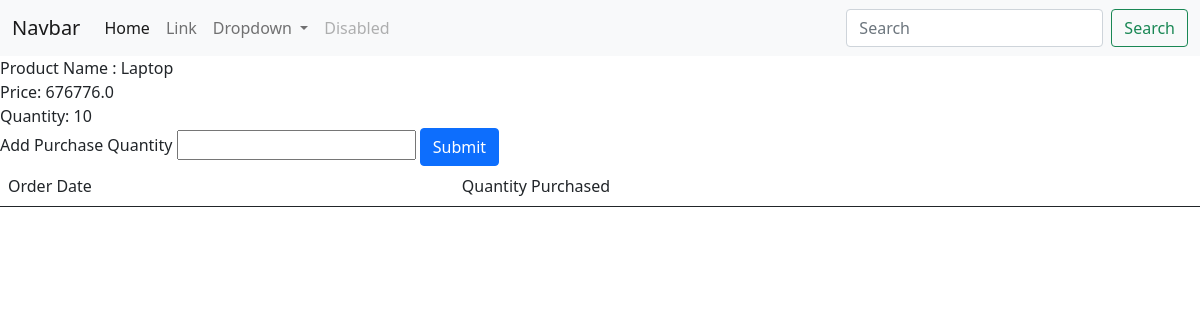
The page /add/order/?id=1 on the database as committed earlier.
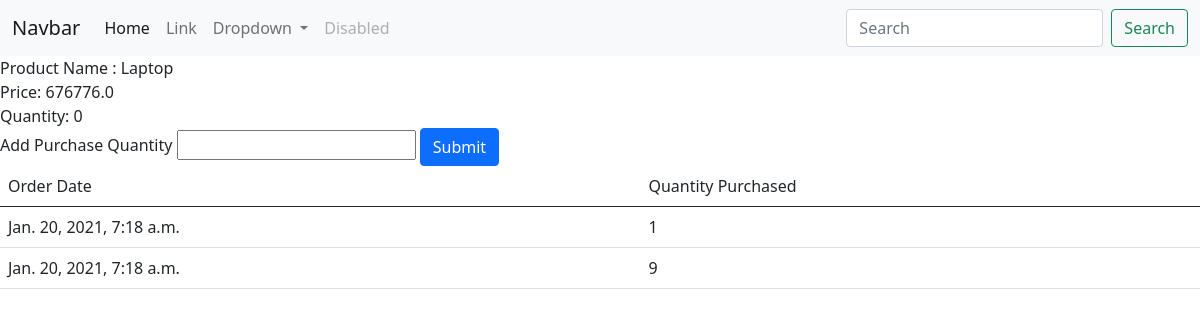
The same page on the database as committed later.
### app/models.py (models this page shows)
class Product(models.Model):
	product_name = models.CharField(max_length=100)
	price = models.FloatField()
	quantity = models.IntegerField()

class Order(models.Model):
	product = models.ForeignKey(Product,null=True,on_delete = models.SET_NULL,related_name ='product_related') #models.CASCADE , models.SET_NULL
	order_date = models.DateTimeField(auto_now = True)
	quantity_purchased = models.IntegerField()

### app/views.py (the view)
# urls.py: path('add/order/',views.add_order_view,name='add_order_view'),
def add_order_view(request):
	if request.method=='POST':
		prod_id = request.POST.get('prod_id')
		purchase_quant = int(request.POST.get('purchase_quant'))
		prod = Product.objects.filter(id=prod_id)
		if prod:
			avail_quant = prod[0].quantity-purchase_quant
			prod.update(quantity=avail_quant)
			Order.objects.create(
				product=prod[0],
				quantity_purchased = purchase_quant)
			return redirect('all_product_view')
	else:
		product_id = request.GET.get('id')
		product = Product.objects.filter(id=product_id)
		print(product)
		if product:
			return render(request,'add_order.html',{'product':product[0]})
		else:
			return redirect('all_product_view')

### template/add_order.html (shortened to what this page needs)
{% extends 'base.html' %}
{% block body %}
Product Name : {{product.product_name}}<br>
Price: {{product.price}}<br>
Quantity: {{product.quantity}}<br>
<form method="post" id="ord_form">
	<label>Add Purchase Quantity</label>
	<input type="number" name="purchase_quant" id="purchase_quant">
	<button class="btn btn-primary" type="button" id="ord_submit"> Submit</button>
</form>
<table class="table">
	<thead>
		<tr>
			<td>Order Date</td>
			<td> Quantity Purchased</td>
		</tr>
	</thead>
	<tbody>
		{% for ord in product.product_related.all %}
			<tr>
				<td>{{ord.order_date}}</td>
				<td>{{ord.quantity_purchased}}</td>
			</tr>
		{% endfor %}
	</tbody>
</table>
{% endblock %}

Rows that differ between the two databases and show on the page:
changed Product "Laptop": quantity "10" → "0"
added Order: order_date "Jan. 20, 2021, 7:18 a.m.", quantity_purchased "1"
added Order: order_date "Jan. 20, 2021, 7:18 a.m.", quantity_purchased "9"
